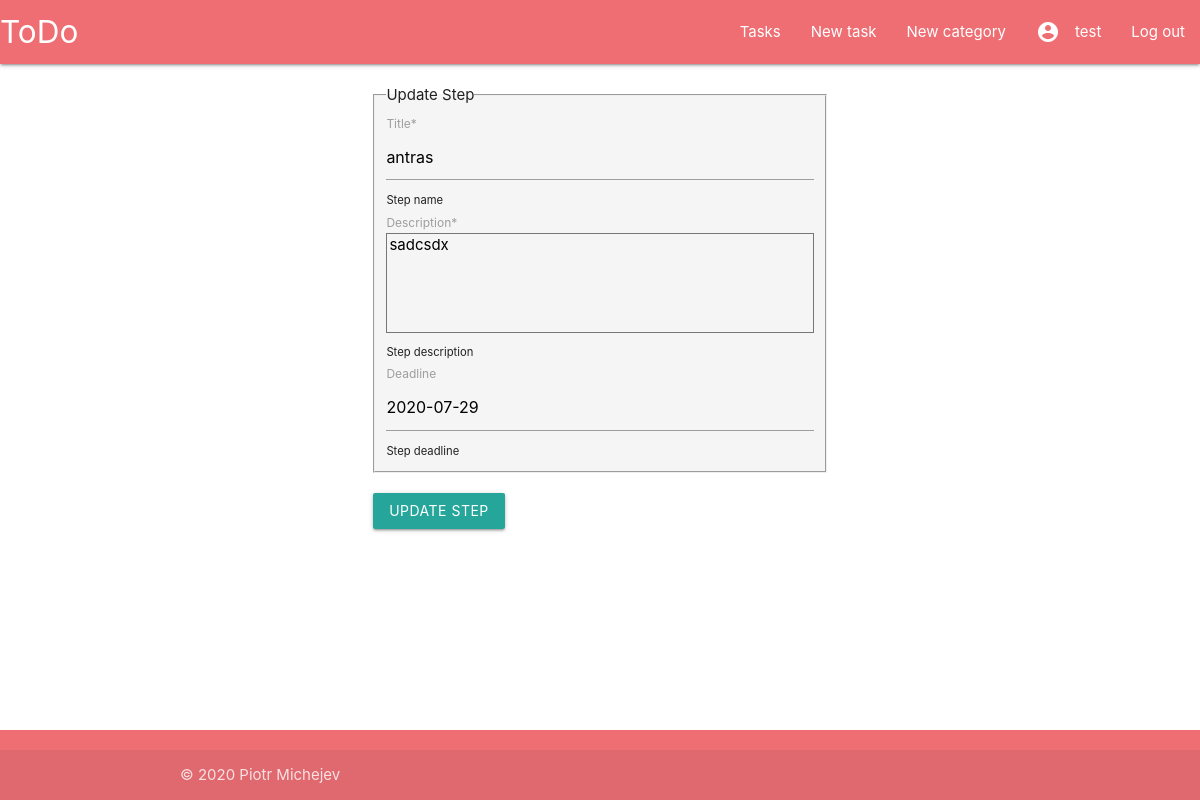
The app's page /todoapp/step/36/update (signed in) with its own data.
### todoapp/models.py (models this page shows, shortened)
class Step(models.Model):
    title = models.CharField('Title', max_length=200, help_text="Step name")
    description = models.TextField('Description', max_length=1000, help_text='Step description')
    due_date = models.DateField('Deadline', null=True, blank=True, help_text='Step deadline')
    task_id = models.ForeignKey('Task', on_delete=models.SET_NULL, null=True, related_name='steps')
    lookup_id = models.UUIDField(default=uuid.uuid4, editable=False, db_index=True)
    class Meta:
        verbose_name = 'Step'
        verbose_name_plural = 'Steps'
        ordering = ['number']
    def order():
        default_number = 0
        return default_number
    number = models.IntegerField('Step number', default=order)

### todoapp/views.py (the view, shortened to what this page needs)
# urls.py: path('step/<int:pk>/update', views.StepUpdateView.as_view(), name='step-update'),
class StepUpdateView(UserPassesTestMixin, LoginRequiredMixin, UpdateView):
    model = Step
    form_class = StepUpdateForm
    template_name = "step_form.html"
    def test_func(self):
        step = self.get_object()
        return self.request.user == step.task_id.user

### todoapp/forms.py
class StepUpdateForm(forms.ModelForm):
    class Meta:
        model = Step
        fields = ['title', 'description', 'due_date', 'task_id']
        widgets = {'description': forms.Textarea(attrs={'style': 'resize:none; height: 100px;'}),
               'due_date': forms.DateInput(attrs={'class': 'datepicker'}), 'task_id': forms.HiddenInput}

### todoapp/templates/step_form.html (shortened to what this page needs)
{% extends "base.html" %}
{% load crispy_forms_tags %}
{% block content %}
    <div class="container col s12">
        <div class="row">
            <div class="col s3"></div>
            <div class="col s6">
                <div class="row">
                <form method="POST">
                    <fieldset class="grey lighten-4 row">
                        <legend class="border-bottom mb-4">{% if object %}Update Step{% else %}New Step{% endif %}</legend>
                        {{ form|crispy }}
                    </fieldset>
                    <div class="row">
                        <button class="btn waves-effect waves-light" type="submit">{% if object %}Update Step{% else %}Create Step{% endif %}</button>
                    </div>
                </form>
                </div>
            </div>
        </div>
    </div>
{% endblock %}

### todoapp/templates/base.html (shortened to what this page needs)
<!DOCTYPE html>
<html lang="en">
<head>
    <link rel="stylesheet" href="https://cdnjs.cloudflare.com/ajax/libs/materialize/1.0.0/css/materialize.min.css">
    {% load static %}
    <link rel="stylesheet" href="{% static 'css/styles.css' %}">
</head>
<body>
    <header>
        <div class="navbar-fixed">
            <nav>
                <div class="nav-wrapper">
                    <a href="{% url 'index' %}" class="brand-logo">ToDo</a>
                    <ul class="right hide-on-med-and-down">
                        <li><a href="{% url 'tasks' %}">Tasks</a></li>
                        <li><a href="{% url 'task-new' %}">New task</a></li>
                        <li><a href="{% url 'category-new' %}">New category</a></li>
                        {% if user.is_authenticated %}
                            <li><a href="{% url 'profile' %}">
                                <i class="small material-icons left">account_circle</i>{{ user.get_username }}</a></li>
                            <li><a href="{% url 'logout'%}?next=/todoapp">Log out</a></li>
                        {% else %}
                            <li><a href="{% url 'login' %}">Log in</a></li>
                            <li><a href="{% url 'register'%}">Register</a></li>
                        {% endif %}
                    </ul>
                </div>
            </nav>
        </div>
    </header>
    <main>
        {% block content %}{% endblock %}
    </main>
    <footer class="page-footer">
        <div class="footer-copyright">
            <div class="container">
                © 2020 Piotr Michejev
            </div>
        </div>
    </footer>
</body>
</html>

### todoapp/static/css/styles.css (style rules this page uses)
body { display: flex; min-height: 100vh; flex-direction: column; }
main { flex: 1 0 auto; }

### records on screen
Step: title "antras", description "sadcsdx", due_date "2020-07-29"

### other values on screen
{{ user.get_username }} "test"
